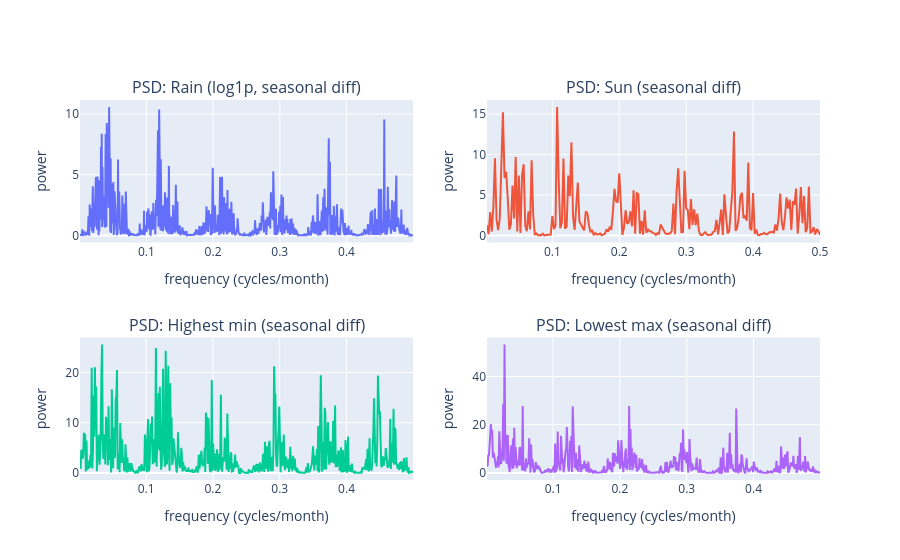

The code cell stored with this chart in its notebook:
### Code cell
# Power spectral density (periodogram via FFT)
def periodogram(series):
    y = np.asarray(series.dropna(), dtype=float)
    y = y - y.mean()
    n = len(y)
    fft = np.fft.rfft(y)
    power = (np.abs(fft)**2) / n
    freq = np.fft.rfftfreq(n, d=1.0)  # d=1 month
    return freq[1:], power[1:]  # drop zero frequency

def seasonal_diff(series, lag=12):
    return series.diff(lag)

psd_fig = make_subplots(rows=2, cols=2, subplot_titles=[
    "PSD: Rain (log1p, seasonal diff)", "PSD: Sun (seasonal diff)",
    "PSD: Highest min (seasonal diff)", "PSD: Lowest max (seasonal diff)"
])
psd_vars = [("rain_log1p","Rain (log1p)"),("sun","Sun"),("highest_min","Highest min"),("lowest_max","Lowest max")]
for i,(v,label) in enumerate(psd_vars):
    r=i//2+1; c=i%2+1
    s = pooled.set_index("ds")[v]
    y = seasonal_diff(s, 12).dropna()
    f, p = periodogram(y)
    psd_fig.add_trace(go.Scatter(x=f, y=p, mode="lines", showlegend=False), row=r,col=c)
    psd_fig.update_xaxes(title_text="frequency (cycles/month)", row=r,col=c)
    psd_fig.update_yaxes(title_text="power", row=r,col=c)

# psd_fig.update_layout(height=650, width=1000, title="Power spectral density after seasonal differencing")
save_fig(psd_fig, "ts_psd_all_vars")

### Figure 1 — Plotly figure (JSON) as saved in the notebook; plotly's stock layout.template omitted (floating-point values rounded to 4 significant figures; data arrays with more than 128 entries replaced by an {"elided": "..."} marker saying what was removed)
{"data": [{"mode": "lines", "showlegend": false, "type": "scatter", "x": {"elided": "859 float values"}, "xaxis": "x", "y": {"elided": "859 float values"}, "yaxis": "y"}, {"mode": "lines", "showlegend": false, "type": "scatter", "x": {"elided": "210 float values"}, "xaxis": "x2", "y": {"elided": "210 float values"}, "yaxis": "y2"}, {"mode": "lines", "showlegend": false, "type": "scatter", "x": {"elided": "514 float values"}, "xaxis": "x3", "y": {"elided": "514 float values"}, "yaxis": "y3"}, {"mode": "lines", "showlegend": false, "type": "scatter", "x": {"elided": "514 float values"}, "xaxis": "x4", "y": {"elided": "514 float values"}, "yaxis": "y4"}], "layout": {"annotations": [{"font": {"size": 16}, "showarrow": false, "text": "PSD: Rain (log1p, seasonal diff)", "x": 0.225, "xanchor": "center", "xref": "paper", "y": 1, "yanchor": "bottom", "yref": "paper"}, {"font": {"size": 16}, "showarrow": false, "text": "PSD: Sun (seasonal diff)", "x": 0.775, "xanchor": "center", "xref": "paper", "y": 1, "yanchor": "bottom", "yref": "paper"}, {"font": {"size": 16}, "showarrow": false, "text": "PSD: Highest min (seasonal diff)", "x": 0.225, "xanchor": "center", "xref": "paper", "y": 0.375, "yanchor": "bottom", "yref": "paper"}, {"font": {"size": 16}, "showarrow": false, "text": "PSD: Lowest max (seasonal diff)", "x": 0.775, "xanchor": "center", "xref": "paper", "y": 0.375, "yanchor": "bottom", "yref": "paper"}], "xaxis": {"anchor": "y", "domain": [0, 0.45], "title": {"text": "frequency (cycles/month)"}}, "xaxis2": {"anchor": "y2", "domain": [0.55, 1], "title": {"text": "frequency (cycles/month)"}}, "xaxis3": {"anchor": "y3", "domain": [0, 0.45], "title": {"text": "frequency (cycles/month)"}}, "xaxis4": {"anchor": "y4", "domain": [0.55, 1], "title": {"text": "frequency (cycles/month)"}}, "yaxis": {"anchor": "x", "domain": [0.625, 1], "title": {"text": "power"}}, "yaxis2": {"anchor": "x2", "domain": [0.625, 1], "title": {"text": "power"}}, "yaxis3": {"anchor": "x3", "domain": [0, 0.375], "title": {"text": "power"}}, "yaxis4": {"anchor": "x4", "domain": [0, 0.375], "title": {"text": "power"}}}}
